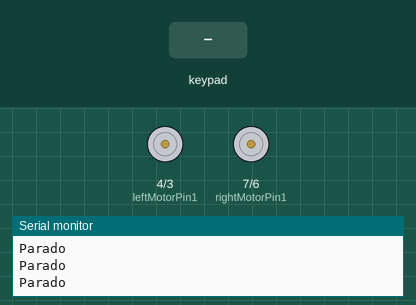
This sketch was run on a simulated ESP32-S3. Shown: motor-driver pin pairs drawn as motors (green arrow = first pin HIGH = forward, orange = second pin HIGH = backward, longer = more drive, scaled by the enable pin), the last lines printed to the serial monitor. Inputs (shaded band) come from the test bench. Nothing arrives over Bluetooth unless stated.

Above: at 1.2 s.
1.3 s: key 'U' pressed
At 1.53 s:
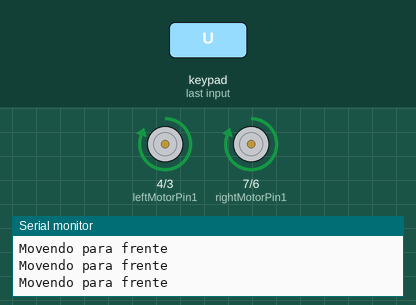
3.2 s: key 'D' pressed
At 3.43 s:
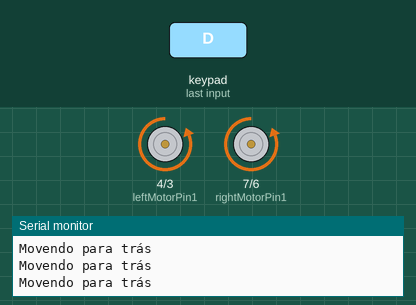
5.1 s: key 'L' pressed
At 5.33 s:
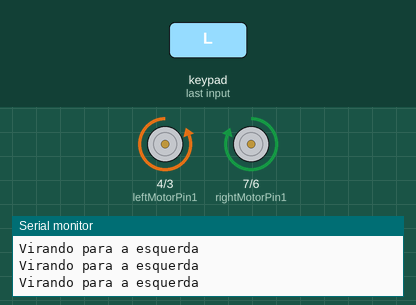
7.0 s: key 'R' pressed
At 7.23 s:
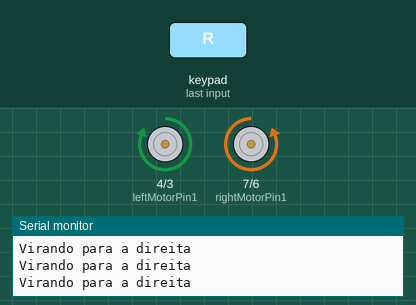
Timing chart, 0 to 9.9 s (numbered marks = the images above; inputs shaded):
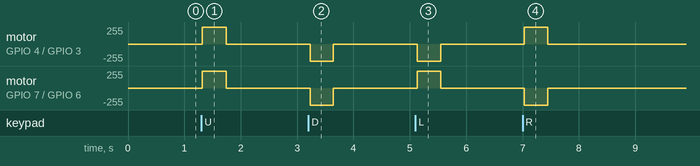

Measured:
- after the input at 1.3 s, motor on GPIO 4 (leftMotorPin1) / GPIO 3 (leftMotorPin2), motor on GPIO 7 (rightMotorPin1) / GPIO 6 (rightMotorPin2): stopped → forward 255/255 at once, → stopped 0.42 s later
- after the input at 3.2 s, motor on GPIO 4 (leftMotorPin1) / GPIO 3 (leftMotorPin2), motor on GPIO 7 (rightMotorPin1) / GPIO 6 (rightMotorPin2): stopped → backward 255/255 at once, → stopped 0.41 s later
- after the input at 5.1 s, motor on GPIO 4 (leftMotorPin1) / GPIO 3 (leftMotorPin2): stopped → backward 255/255 at once, → stopped 0.42 s later; motor on GPIO 7 (rightMotorPin1) / GPIO 6 (rightMotorPin2): stopped → forward 255/255 at once, → stopped 0.42 s later
- after the input at 7.0 s, motor on GPIO 4 (leftMotorPin1) / GPIO 3 (leftMotorPin2): stopped → forward 255/255 at once, → stopped 0.42 s later; motor on GPIO 7 (rightMotorPin1) / GPIO 6 (rightMotorPin2): stopped → backward 255/255 at once, → stopped 0.42 s later

The sketch:

code.ino
```cpp
#include <Ps3Controller.h>

int enableRightMotor = 5;
int rightMotorPin1 = 7;
int rightMotorPin2 = 6;

int enableLeftMotor = 9;
int leftMotorPin1 = 4;
int leftMotorPin2 = 3;

int motorSpeed = 255;

unsigned long lastCommandTime = 0;
int currentCommand = 0;

void setup() {
  pinMode(enableRightMotor, OUTPUT);
  pinMode(rightMotorPin1, OUTPUT);
  pinMode(rightMotorPin2, OUTPUT);

  pinMode(enableLeftMotor, OUTPUT);
  pinMode(leftMotorPin1, OUTPUT);
  pinMode(leftMotorPin2, OUTPUT);

  Ps3.begin("90:90:69:00:00:00");
  Serial.begin(115200);
  Serial.println("Pronto para conectar o controle PS3...");
}

void moveForward(int speed) {
  digitalWrite(rightMotorPin1, HIGH);
  digitalWrite(rightMotorPin2, LOW);
  digitalWrite(leftMotorPin1, HIGH);
  digitalWrite(leftMotorPin2, LOW);

  analogWrite(enableRightMotor, speed);
  analogWrite(enableLeftMotor, speed);
}

void moveBackward(int speed) {
  digitalWrite(rightMotorPin1, LOW);
  digitalWrite(rightMotorPin2, HIGH);
  digitalWrite(leftMotorPin1, LOW);
  digitalWrite(leftMotorPin2, HIGH);

  analogWrite(enableRightMotor, speed);
  analogWrite(enableLeftMotor, speed);
}

void turnLeft() {
  digitalWrite(rightMotorPin1, HIGH);
  digitalWrite(rightMotorPin2, LOW);
  digitalWrite(leftMotorPin1, LOW);
  digitalWrite(leftMotorPin2, HIGH);

  analogWrite(enableRightMotor, motorSpeed);
  analogWrite(enableLeftMotor, motorSpeed);
}

void turnRight() {
  digitalWrite(rightMotorPin1, LOW);
  digitalWrite(rightMotorPin2, HIGH);
  digitalWrite(leftMotorPin1, HIGH);
  digitalWrite(leftMotorPin2, LOW);

  analogWrite(enableRightMotor, motorSpeed);
  analogWrite(enableLeftMotor, motorSpeed);
}

void stopMotors() {
  digitalWrite(rightMotorPin1, LOW);
  digitalWrite(rightMotorPin2, LOW);
  digitalWrite(leftMotorPin1, LOW);
  digitalWrite(leftMotorPin2, LOW);

  analogWrite(enableRightMotor, 0);
  analogWrite(enableLeftMotor, 0);
}

void loop() {
  if (Ps3.isConnected()) {
    if (millis() - lastCommandTime > 10)
      {
      lastCommandTime = millis();

      if (Ps3.data.button.up || Ps3.data.button.cross) {
        currentCommand = 1;
      }
      else if (Ps3.data.analog.button.r2 > 0) {
        currentCommand = 2;
      }
      else if (Ps3.data.button.down || Ps3.data.button.square) {
        currentCommand = 3;
      }
      else if (Ps3.data.analog.button.l2 > 0) {
        currentCommand = 4;
      }
      else if (Ps3.data.button.left) {
        currentCommand = 5;
      }
      else if (Ps3.data.button.right) {
        currentCommand = 6;
      }
      else {
        currentCommand = 0;
      }

      switch (currentCommand) {
        case 1:
          moveForward(motorSpeed);
          Serial.println("Movendo para frente");
          break;
        case 2:
          moveForward(Ps3.data.analog.button.r2);
          Serial.print("R2 pressionado com valor: ");
          Serial.println(Ps3.data.analog.button.r2);
          break;
        case 3:
          moveBackward(motorSpeed);
          Serial.println("Movendo para trás");
          break;
        case 4:
          moveBackward(Ps3.data.analog.button.l2);
          Serial.print("L2 pressionado com valor: ");
          Serial.println(Ps3.data.analog.button.l2);
          break;
        case 5:
          turnLeft();
          Serial.println("Virando para a esquerda");
          break;
        case 6:
          turnRight();
          Serial.println("Virando para a direita");
          break;
        default:
          stopMotors();
          Serial.println("Parado");
          break;
      }
    }
  }
}
```
